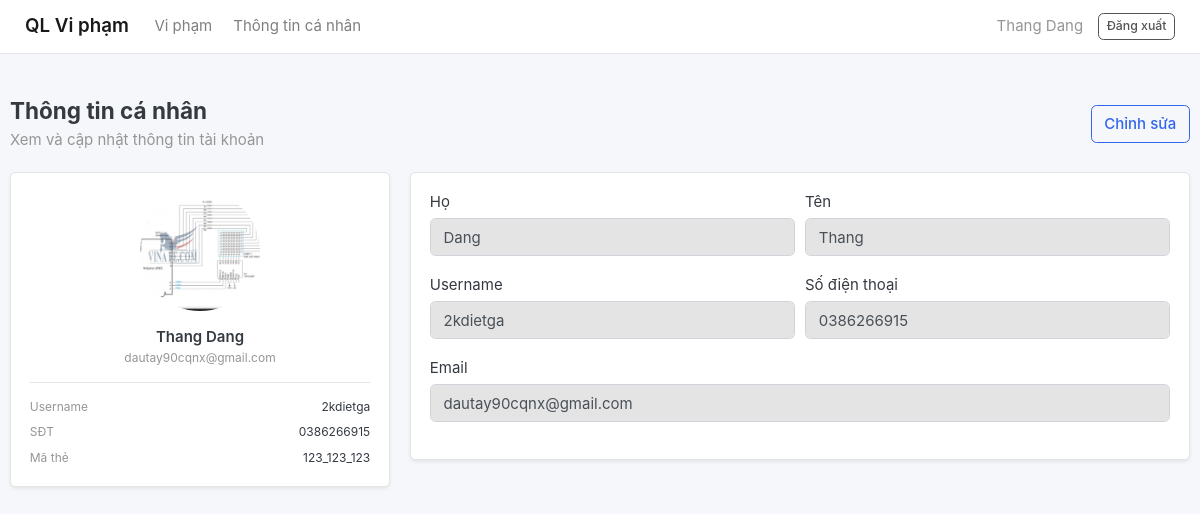
Page /accounts/profile/ (signed in) on the committed database.
### accounts/models.py (models this page shows, shortened)
class Account(AbstractBaseUser):
    first_name = models.CharField(max_length=50)
    last_name = models.CharField(max_length=50)
    username = models.CharField(max_length=50, unique=True)
    email = models.EmailField(max_length=100, unique=True)
    phone_number = models.CharField(max_length=15, blank=True)
    card_uid = models.CharField(max_length=50, unique=True, null=True, blank=True)
    date_joined = models.DateTimeField(auto_now_add=True)
    last_login = models.DateTimeField(auto_now=True)
    is_admin = models.BooleanField(default=False)
    is_staff = models.BooleanField(default=False)
    is_active = models.BooleanField(default=True)
    is_superadmin = models.BooleanField(default=False)
    USERNAME_FIELD = 'email'
    REQUIRED_FIELDS = ['username', 'first_name', 'last_name']
    objects = MyAccountManager()
    def get_full_name(self):
        return f"{self.first_name} {self.last_name}"
    @property
    def get_avatar(self):
        avatar = self.images.filter(is_avatar=True).first()
        if not avatar:
            avatar = self.images.first()
        return avatar.image.url if avatar else None

class UserImage(models.Model):
    user = models.ForeignKey(Account, on_delete=models.CASCADE, related_name='images')
    image = models.ImageField(upload_to='user_photos/')
    is_avatar = models.BooleanField(default=False)
    created_at = models.DateTimeField(auto_now_add=True)

### accounts/views.py (the view)
# urls.py: path('profile/', views.profile_view, name='profile'),
@login_required
def profile_view(request):
    user = request.user
    edit = request.GET.get("edit") == "1"
    if request.method == "POST":
        form = ProfileForm(request.POST, instance=user)
        if form.is_valid():
            form.save()
            messages.success(request, "Cập nhật thông tin thành công.")
            return redirect("profile")
        messages.error(request, "Vui lòng kiểm tra lại thông tin.")
        edit = True  # nếu lỗi thì giữ chế độ edit
    else:
        form = ProfileForm(instance=user)
    return render(request, "profile.html", {"form": form, "edit": edit})

### accounts/forms.py
class ProfileForm(forms.ModelForm):
    class Meta:
        model = Account
        fields = ["first_name", "last_name", "username", "email", "phone_number"]
        widgets = {
            "first_name": forms.TextInput(attrs={"class": "form-control"}),
            "last_name": forms.TextInput(attrs={"class": "form-control"}),
            "username": forms.TextInput(attrs={"class": "form-control"}),
            "email": forms.EmailInput(attrs={"class": "form-control"}),
            "phone_number": forms.TextInput(attrs={"class": "form-control"}),
        }

### categories/context_processors.py (called while the page is built)
def menu_links(request):
    links = Category.objects.all()
    return dict(links=links)

### templates/profile.html (shortened to what this page needs)
{% extends "base.html" %}
{% load static %}
{% block content %}
<div class="page-header d-flex justify-content-between align-items-center">
  <div>
    <h4 class="mb-1">Thông tin cá nhân</h4>
    <div class="text-muted">Xem và cập nhật thông tin tài khoản</div>
  </div>
  <div>
    {% if not edit %}
    <a class="btn btn-outline-primary" href="{% url 'profile' %}?edit=1"
      >Chỉnh sửa</a
    >
    {% endif %}
  </div>
</div>
<div class="row">
  <div class="col-md-4 mb-3">
    <div class="card shadow-sm">
      <div class="card-body text-center">
        {% if request.user.get_avatar %}
        <img
          src="{{ request.user.get_avatar }}"
          class="rounded-circle mb-3"
          style="width: 120px; height: 120px; object-fit: cover"
          alt="Avatar"
        />
        {% endif %}
        <div class="font-weight-bold">
          {{ request.user.get_full_name|default:request.user.username }}
        </div>
        <div class="text-muted small">{{ request.user.email }}</div>
        <hr />
        <div class="text-left small">
          <div class="d-flex justify-content-between">
            <span class="text-muted">Username</span>
            <span>{{ request.user.username }}</span>
          </div>
          <div class="d-flex justify-content-between mt-2">
            <span class="text-muted">SĐT</span>
            <span>{{ request.user.phone_number|default:"-" }}</span>
          </div>
          <div class="d-flex justify-content-between mt-2">
            <span class="text-muted">Mã thẻ</span>
            <span>{{ request.user.card_uid|default:"Chưa gán" }}</span>
          </div>
        </div>
      </div>
    </div>
  </div>
  <div class="col-md-8">
    <div class="card shadow-sm">
      <div class="card-body">
        <form method="POST" novalidate>
          <div class="form-row">
            <div class="form-group col-md-6">
              <label>Họ</label>
              {{ form.last_name }}
            </div>
            <div class="form-group col-md-6">
              <label>Tên</label>
              {{ form.first_name }}
            </div>
          </div>
          <div class="form-row">
            <div class="form-group col-md-6">
              <label>Username</label>
              {{ form.username }}
            </div>
            <div class="form-group col-md-6">
              <label>Số điện thoại</label>
              {{ form.phone_number }}
            </div>
          </div>
          <div class="form-group">
            <label>Email</label>
            {{ form.email }}
          </div>
        </form>
      </div>
    </div>
  </div>
</div>
 {% endblock %}

### templates/base.html (shortened to what this page needs)
{% load static %}
<!doctype html>
<html lang="vi">
  <head>
    <link rel="stylesheet" href="{% static 'css/bootstrap.css' %}" />
    <link rel="stylesheet" href="{% static 'css/ui.css' %}" />
    <link rel="stylesheet" href="{% static 'css/responsive.css' %}" />
  </head>
  <body>
    <nav class="navbar navbar-expand-lg navbar-light bg-white border-bottom">
      <div class="container">
        <a
          class="navbar-brand font-weight-bold"
          href="{% url 'violation_list' %}"
          >QL Vi phạm</a
        >
        <ul class="navbar-nav mr-auto">
          <li
            class="nav-item {% if request.resolver_match.url_name == 'violation_list' %}active{% endif %}"
          >
            <a class="nav-link" href="{% url 'violation_list' %}">Vi phạm</a>
          </li>
          <li class="nav-item">
            <a class="nav-link" href="{% url 'profile' %}">Thông tin cá nhân</a>
          </li>
        </ul>
        <div class="d-flex align-items-center">
          {% if request.user.is_authenticated %}
          <span class="text-muted mr-3">
            {{ request.user.get_full_name|default:request.user.email }}
          </span>
          <a class="btn btn-outline-secondary btn-sm" href="{% url 'logout' %}">
            Đăng xuất
          </a>
          {% else %}
          <a class="btn btn-primary btn-sm" href="{% url 'login' %}">
            Đăng nhập
          </a>
          {% endif %}
        </div>
      </div>
    </nav>
    <main class="container py-4">
       {% block content %}{% endblock %}
    </main>
  </body>
</html>

### static/css/ui.css (style rules this page uses)
html { font-family: "Inter", sans-serif; font-size: 15px; }
article:after, .form-group:after { display: block; clear: both; content: ""; }
.bg-white { background-color: #fff; }

### templates/base.html (style rules this page uses)
body { background: #f6f7fb; }
.page-header { padding: 20px 0; }

### rows in the picture
Account: user.get_full_name "Thang Dang", user.get_avatar (picture), user.email "dautay90cqnx@gmail.com", user.username "2kdietga", user.phone_number "0386266915", user.card_uid "123_123_123", last_name "Dang", first_name "Thang", username "2kdietga", phone_number "0386266915", email "dautay90cqnx@gmail.com"
